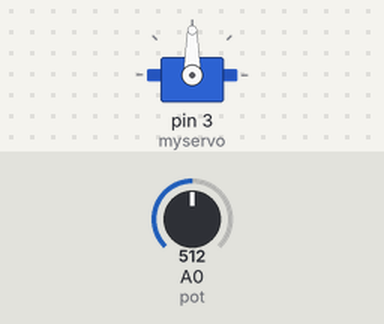
This sketch was run on a simulated Arduino Uno, built with avr-gcc and run on an emulated ATmega328P. Shown: servo. The test bench sets the inputs (shaded band); at power-on: A0 (pot) = 512.

Above: at 1.2 s.
1.3 s: A0 (pot) set to 716
At 2.3 s:
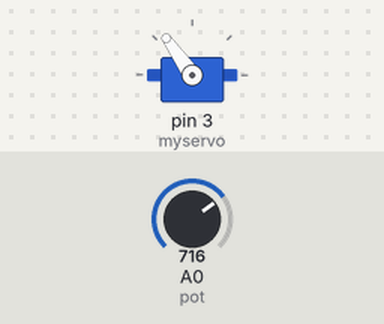
2.8 s: A0 (pot) set to 900
At 3.4 s:
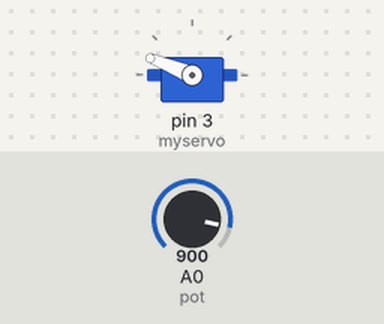
4.3 s: A0 (pot) set to 1023
At 5.5 s:
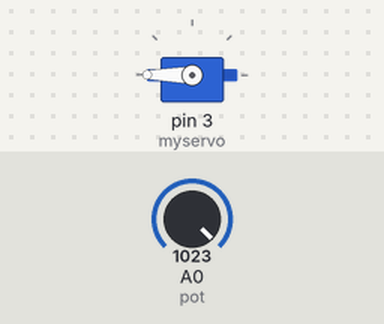
5.8 s: A0 (pot) set to 306
At 6.9 s:
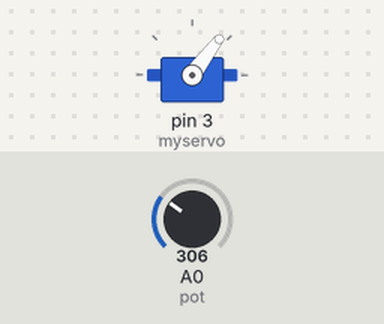
7.3 s: A0 (pot) set to 122
At 8.0 s:
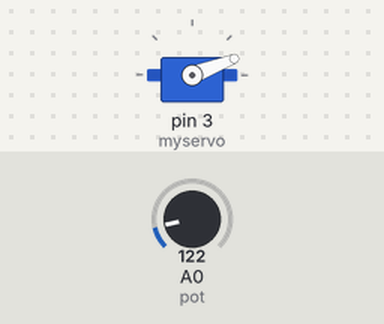
Timing chart, 0 to 9.8 s (numbered marks = the images above; inputs shaded):
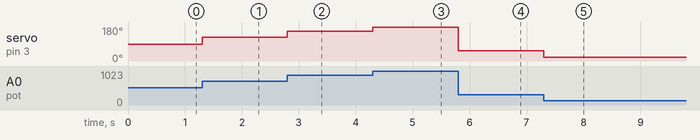

The sketch:

Servo.ino
```cpp
#include <Servo.h>

Servo myservo;
int wait = 1000;
int pot = A0;
int value;
int angle;

void setup() {
  // put your setup code here, to run once:
  myservo.attach(3);
  pinMode(pot, INPUT);
}

void loop() {
  // put your main code here, to run repeatedly:
  value = analogRead(pot);
  angle = map(value,0,1023,0,180);
  myservo.write(angle);
}
```

Measured:
- after the input at 1.3 s, servo on pin 3 (myservo): 90° → 125° at once
- after the input at 2.8 s, servo on pin 3 (myservo): 125° → 158° at once
- after the input at 4.3 s, servo on pin 3 (myservo): 158° → 180° at once
- after the input at 5.8 s, servo on pin 3 (myservo): 180° → 53° at once
- after the input at 7.3 s, servo on pin 3 (myservo): 53° → 21° at once
